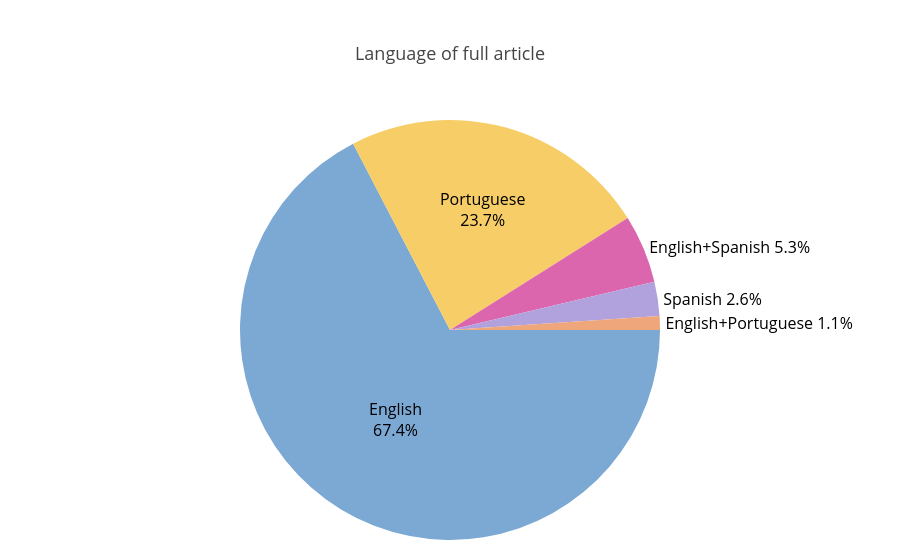

Notebook code cell kept with this figure:
### Markdown cell above
## Language of Full Article

### Code cell
# Title: Language of Full Article Distribution (Pie Chart)
# Description: Normalizes language labels (handles '&' vs '+', trims, canonicalizes multi-language order),
#              aggregates counts, computes percentages with adaptive label placement, and renders/saves a Plotly pie chart.

# --- RAWDATA warnings for empty fields ---
for idx, row in df_all.iterrows():
    if pd.isna(row['Language of full article']) or str(row['Language of full article']).strip() == '':
        print(f"  RAWDATA CLEANUP NEEDED: Covidence #{row['Covidence #']} has empty Language of full article field")

# Prepare data — drop NaN/empty
language_series = (
    df_all['Language of full article']
    .dropna()
    .astype(str)
    .str.strip()
)
language_series = language_series[language_series != '']


# SPECIAL CASE re-labeling/normalization:
# - This is a dataset-specific cleanup to standardize mixed-language entries.
# - We treat '&' as equivalent to '+' and canonicalize the order of languages
#   so that permutations like "English+Spanish" and "Spanish+English" map to the same label.
def _normalize_language_label(s: str) -> str:
    if not s or s.lower() == 'unknown':
        return 'Unknown'
    # SPECIAL CASE: normalize separator
    s = s.replace('&', '+')
    parts = [p.strip().title() for p in s.split('+') if p.strip()]
    if not parts:
        return 'Unknown'
    # SPECIAL CASE: sort to combine permutations like "English+Spanish" and "Spanish+English"
    parts = sorted(dict.fromkeys(parts))  # remove duplicates and sort
    return '+'.join(parts) if len(parts) > 1 else parts[0]


# Apply the special-case normalization to the language labels
language_series = language_series.apply(_normalize_language_label)

language_counts = language_series.value_counts()
lang_labels = language_counts.index.tolist()
lang_values = language_counts.values.tolist()

# Compute percentages and set label positions
lang_total = sum(lang_values)
lang_percentages = [(v / lang_total) * 100 if lang_total else 0 for v in lang_values]
percentages_cutoff = 10
lang_text_positions = ['outside' if p < percentages_cutoff else 'inside' for p in lang_percentages]
lang_custom_text = [
    f"{label}<br>{percent:.1f}%" if position == 'inside'
    else f"{label} {percent:.1f}%"
    for label, percent, position in zip(lang_labels, lang_percentages, lang_text_positions)
]

# Build pie chart with style similar to the country chart
language_pie = go.Figure(
    data=[
        go.Pie(
            labels=lang_labels,
            values=lang_values,
            text=lang_custom_text,
            textinfo='text',
            textposition=lang_text_positions,
            insidetextorientation='horizontal',
            sort=False,
            direction='clockwise',
            rotation=90,
        )
    ]
)

language_pie.update_traces(
    textfont=dict(size=PLOTLY_TEXT_FS, color='black'),
    insidetextfont=dict(color='black'),
)

textfont = dict(size=PLOTLY_TEXT_FS, color='black'),
language_pie.update_layout(
    title='Language of full article',
    showlegend=False,
    margin=dict(t=120, b=20, l=20, r=20)
)

language_pie.show()
language_pie.write_image('language_pie.png', width=800, height=600, scale=2)

### Figure 1 — Plotly figure (JSON) as saved in the notebook; plotly's stock layout.template omitted (floating-point values rounded to 4 significant figures)
{"data": [{"direction": "clockwise", "insidetextorientation": "horizontal", "labels": ["English", "Portuguese", "English+Spanish", "Spanish", "English+Portuguese"], "rotation": 90, "sort": false, "text": ["English<br>67.4%", "Portuguese<br>23.7%", "English+Spanish 5.3%", "Spanish 2.6%", "English+Portuguese 1.1%"], "textinfo": "text", "textposition": ["inside", "inside", "outside", "outside", "outside"], "values": [128, 45, 10, 5, 2], "type": "pie", "textfont": {"color": "black", "size": 16}, "insidetextfont": {"color": "black"}}], "layout": {"margin": {"t": 120, "b": 20, "l": 20, "r": 20}, "title": {"text": "Language of full article"}, "showlegend": false}}
